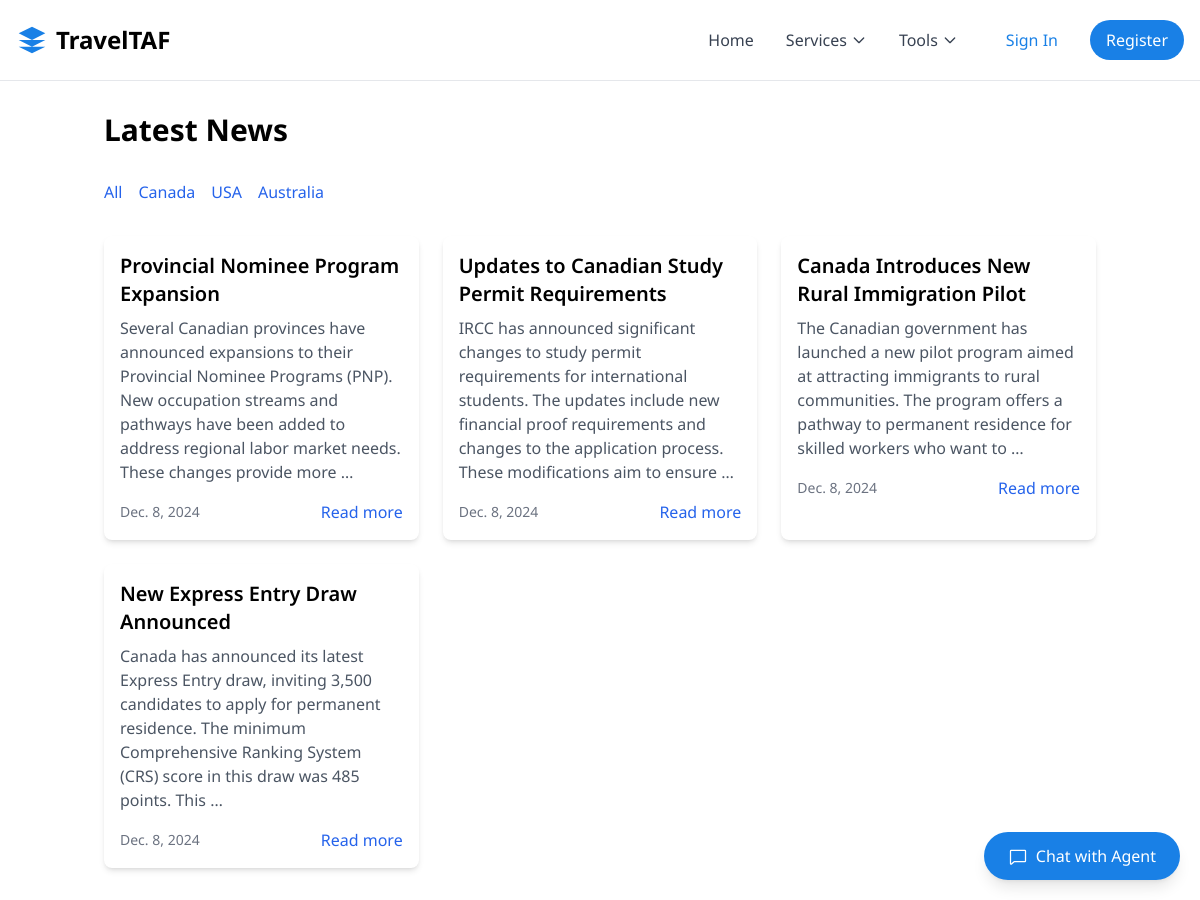
Before: /news/category/can/ with the older database file.
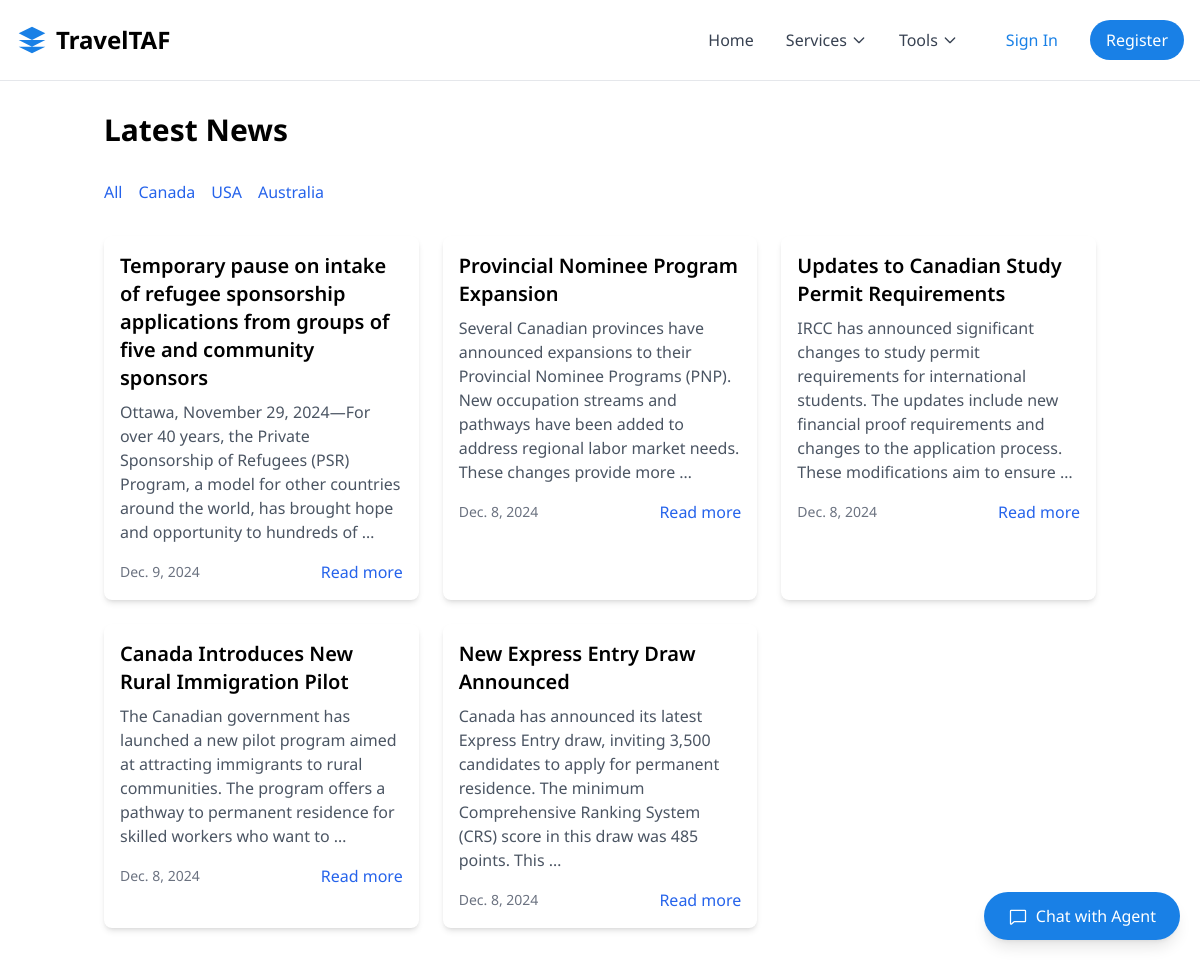
After: the same page with the newer database file.
### news/models.py (models this page shows, shortened)
class NewsCategory(models.Model):
    name = models.CharField(max_length=100)
    slug = models.SlugField(unique=True)
    description = models.TextField(blank=True)
    class Meta:
        verbose_name_plural = "News Categories"

class News(models.Model):
    title = models.CharField(max_length=255)
    slug = models.SlugField(unique=True)
    content = models.TextField()
    category = models.ForeignKey(NewsCategory, on_delete=models.CASCADE, related_name='news')
    published_date = models.DateTimeField(auto_now_add=True)
    updated_date = models.DateTimeField(auto_now=True)
    author = models.CharField(max_length=100)
    image = models.ImageField(upload_to='news_images/', null=True, blank=True)
    is_featured = models.BooleanField(default=False)
    is_published = models.BooleanField(default=True)
    class Meta:
        verbose_name_plural = "News Articles"
        ordering = ['-published_date']
    def get_absolute_url(self):
        return reverse('news:detail', kwargs={'slug': self.slug})

### news/views.py (the view)
# urls.py: path('', views.NewsListView.as_view(), name='list'),
class NewsListView(ListView):
    model = News
    template_name = 'news/news_list.html'
    context_object_name = 'news_list'
    paginate_by = 10
    def get_queryset(self):
        category_slug = self.kwargs.get('category_slug')
        if category_slug:
            category = get_object_or_404(NewsCategory, slug=category_slug)
            return News.objects.filter(category=category, is_published=True)
        return News.objects.filter(is_published=True)
    def get_context_data(self, **kwargs):
        context = super().get_context_data(**kwargs)
        context['categories'] = NewsCategory.objects.all()
        return context

### templates/news/news_list.html (shortened to what this page needs)
{% extends 'base.html' %}
{% block content %}
<div class="container mx-auto px-4 py-8">
    <h1 class="text-3xl font-bold mb-8">Latest News</h1>
    <div class="mb-8">
        <div class="flex space-x-4">
            <a href="{% url 'news:list' %}" class="text-blue-600 hover:text-blue-800">All</a>
            {% for category in categories %}
            <a href="{% url 'news:category' category.slug %}" class="text-blue-600 hover:text-blue-800">
                {{ category.name }}
            </a>
            {% endfor %}
        </div>
    </div>
    <div class="grid grid-cols-1 md:grid-cols-2 lg:grid-cols-3 gap-6">
        {% for news in news_list %}
        <div class="bg-white rounded-lg shadow-md overflow-hidden">
            <div class="p-4">
                <h2 class="text-xl font-semibold mb-2">{{ news.title }}</h2>
                <p class="text-gray-600 mb-4">{{ news.content|truncatewords:30 }}</p>
                <div class="flex justify-between items-center">
                    <span class="text-sm text-gray-500">{{ news.published_date|date }}</span>
                    <a href="{{ news.get_absolute_url }}" class="text-blue-600 hover:text-blue-800">Read more</a>
                </div>
            </div>
        </div>
        {% empty %}
        <p>No news articles available.</p>
        {% endfor %}
    </div>
</div>
{% endblock %}

Changed rows visible on the page:
added News: title "Temporary pause on intake of refugee sponsorship applications from groups of five and community sponsors", content "Ottawa, November 29, 2024—For over 40 years, the Private Sponsorship of Refugees (PSR) Program, a model for other countries around the world, has brought hope and opportunity to hundreds of …", published_date "Dec. 9, 2024"
